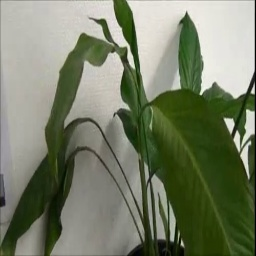
#> input picture sz_256x256.jpg, 256 x 256 px, found by its file name
$ python 'AddBlock(0).py'
#> lines starting #> are read from the running program, lines starting #| are printed output that depends on the picture
import cv2

def add_black_blocks(frame, x1, y1, w1, h1, x2, y2, w2, h2):
  """
  Menambahkan 2 blok hitam pada frame.

  Args:
    frame: Frame yang akan ditambahkan blok hitam.
    x1: Posisi x blok hitam pertama.
    y1: Posisi y blok hitam pertama.
    w1: Lebar blok hitam pertama.
    h1: Tinggi blok hitam pertama.
    x2: Posisi x blok hitam kedua.
    y2: Posisi y blok hitam kedua.
    w2: Lebar blok hitam kedua.
    h2: Tinggi blok hitam kedua.

  Returns:
    Frame dengan 2 blok hitam.
  """

  black = (0, 0, 0)
  frame[y1:y1+h1, x1:x1+w1] = black
  frame[y2:y2+h2, x2:x2+w2] = black
  return frame


def main():
  # Membaca gambar
  img = cv2.imread("D:\LAPORAN TA\Pemrograman/sz_256x256.jpg")
#> img is the input picture: shape (256, 256, 3); mean B, G, R 104, 126.8, 119.5

  # Menambahkan blok hitam kesatu
  x1 = 125
  y1 = 100
  w1 = 10
  h1 = 10
  #Menambahkan blok hitam kedua
  x2 = 125
  y2 = 150
  w2 = 10
  h2 = 10
  img = add_black_blocks(img, x1, y1, w1, h1, x2, y2, w2, h2)
#> in add_black_blocks, `frame[y2:y2+h2, x2:x2+w2] = black`:
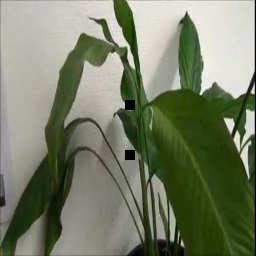
#> frame: shape (256, 256, 3); mean B, G, R 103.7, 126.4, 119.2

  # Menyimpan gambar
  cv2.imwrite("D:/LAPORAN TA/Pemrograman/256x256/hasil add/hasil_add.jpg", img)
  #cv2.imshow("Gambar", img)
  #cv2.waitKey(0)
  #cv2.destroyAllWindows()

if __name__ == "__main__":
  main()

$ run again, with frame_235.jpg copied over sz_256x256.jpg
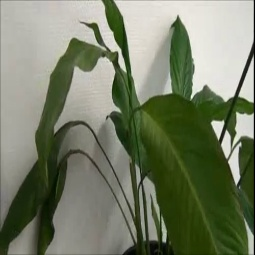
#> input picture frame_235.jpg, 255 x 255 px, found by its file name
#> in main, img is the input picture: shape (255, 255, 3); mean B, G, R 102.9, 125.9, 118.4
#> in add_black_blocks, `frame[y2:y2+h2, x2:x2+w2] = black`:
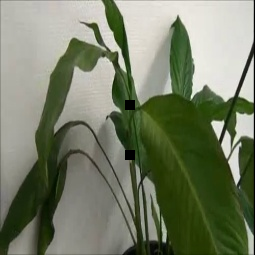
#> frame: shape (255, 255, 3); mean B, G, R 102.8, 125.7, 118.2

$ run again, with frame_300.jpg copied over sz_256x256.jpg
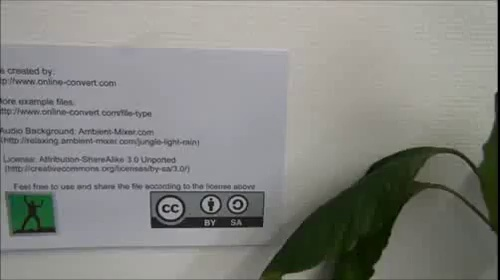
#> input picture frame_300.jpg, 500 x 280 px, found by its file name
#> in main, img is the input picture: shape (280, 500, 3); mean B, G, R 129.3, 133.5, 132.7
#> in add_black_blocks, `frame[y2:y2+h2, x2:x2+w2] = black`:
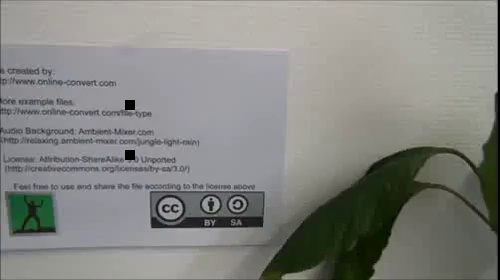
#> frame: shape (280, 500, 3); mean B, G, R 129.1, 133.3, 132.4
